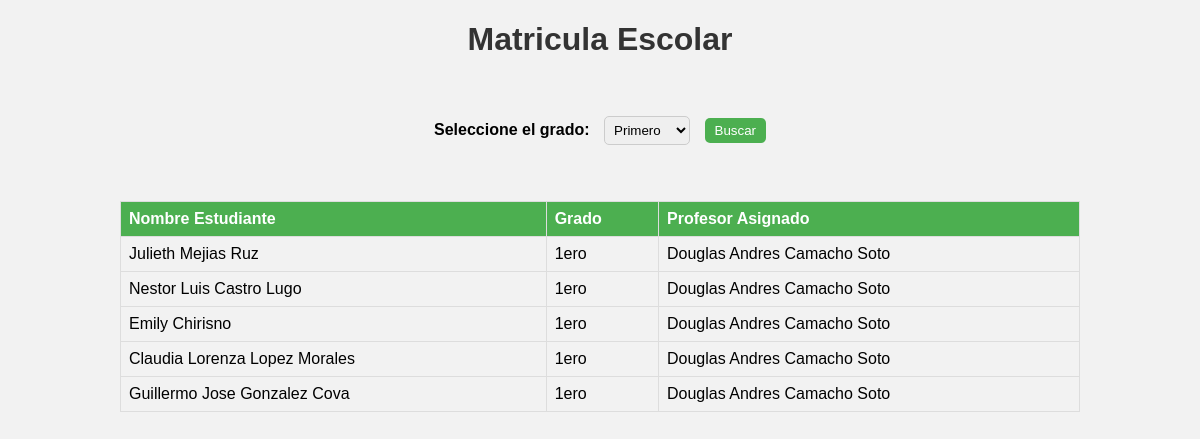
/prueba.php?grado=1ero, run on the app's committed database.
### tables this page shows
CREATE TABLE `inscripciones` (
  `cedula` int(8) NOT NULL,
  `nombre_estudiante` varchar(50) NOT NULL,
  `nombre_representante` varchar(50) NOT NULL,
  `telefono` varchar(11) NOT NULL,
  `email` varchar(100) NOT NULL,
  `grado` varchar(60) NOT NULL,
  `fecha_nacimiento` date NOT NULL,
  `sexo` varchar(20) NOT NULL,
  `fecha` timestamp NOT NULL DEFAULT current_timestamp(),
  `direccion` text NOT NULL,
  `acta` varchar(50) NOT NULL,
  `fotorep` varchar(30) NOT NULL,
  `fotoest` varchar(50) NOT NULL,
  `vacuna` varchar(50) NOT NULL,
  `certificado` varchar(50) NOT NULL,
  `cardio` varchar(50) NOT NULL,
  `edad` varchar(2) NOT NULL,
  `observacion` text NOT NULL,
  `id_docente` int(8) NOT NULL
);

CREATE TABLE `registrodocente` (
  `cedula` int(8) NOT NULL,
  `nombre_docente` varchar(50) NOT NULL,
  `fecha_ingreso` date NOT NULL,
  `telefono` varchar(11) NOT NULL,
  `email` varchar(100) NOT NULL,
  `grado` varchar(50) NOT NULL,
  `fecha_nacimiento` date NOT NULL,
  `sexo` varchar(50) NOT NULL,
  `direccion` text NOT NULL,
  `edad` varchar(2) NOT NULL,
  `observacion` varchar(50) NOT NULL,
  `acta` varchar(50) NOT NULL,
  `fotorep` varchar(50) NOT NULL,
  `fotoest` varchar(50) NOT NULL,
  `vacuna` varchar(50) NOT NULL,
  `certificado` varchar(50) NOT NULL
);

### prueba.php (the view, shortened to what this page needs)
<!DOCTYPE html>
<html lang="es">
<head>
</head>
<body>
    <h1>Matricula Escolar</h1>
     <br> <br>
    <form method="GET">
        <label for="grado">Seleccione el grado:</label>
        <select name="grado" id="grado">
            <option value="1">Primero</option>
        </select>
        <input type="submit" value="Buscar">
    </form>
     <br> <br>
    <table border="1">
        <tr>
            <th>Nombre Estudiante</th>
            <th>Grado</th>
            <th>Profesor Asignado</th>
        </tr>
        <?php
        $conexion = new mysqli("localhost", "root", "", "inscripcion");
        $grado_seleccionado = isset($_GET['grado']) ? $_GET['grado'] : null;
        $consulta = "SELECT i.nombre_estudiante, i.grado AS grado_estudiante, r.nombre_docente
                     FROM inscripciones i
                     JOIN registrodocente r ON i.grado = r.grado
                     WHERE i.grado = ?";
        $stmt = $conexion->prepare($consulta);
        if ($stmt) {
            $stmt->bind_param("i", $grado_seleccionado);
            $stmt->execute();
            $resultado = $stmt->get_result();
            if ($resultado->num_rows > 0) {
                while ($fila = $resultado->fetch_assoc()) {
                    echo "<tr>";
                    echo "<td>" . $fila["nombre_estudiante"] . "</td>";
                    echo "<td>" . $fila["grado_estudiante"] . "</td>";
                    echo "<td>" . $fila["nombre_docente"] . "</td>";
                    echo "</tr>";
                }
            } else {
                echo "<tr><td colspan='3'>No hay resultados</td></tr>";
            }
        } else {
            echo "Error al preparar la consulta: " . $conexion->error;
        }
        ?>
    </table>
</body>
</html>

### prueba.php (style rules this page uses)
body { font-family: Arial, sans-serif; margin: 0; padding: 0; background-color: #f2f2f2; }
h1 { text-align: center; color: #333; }
form { text-align: center; margin-bottom: 20px; }
label { font-weight: bold; }
select { padding: 5px; margin: 0 10px; border-radius: 5px; border: 1px solid #ccc; }
input[type="submit"] { padding: 5px 10px; border-radius: 5px; border: none; background-color: #4CAF50; color: white; cursor: pointer; }
table { width: 80%; margin: 0 auto; border-collapse: collapse; border: 1px solid #ddd; }
th, td { padding: 8px; text-align: left; border-bottom: 1px solid #ddd; }
th { background-color: #4CAF50; color: white; }
tr:nth-child(even) { background-color: #f2f2f2; }

### data on the page
inscripciones: nombre_estudiante "Julieth Mejias Ruz", grado "1ero", registrodocente.nombre_docente "Douglas Andres Camacho Soto"
inscripciones: nombre_estudiante "Nestor Luis Castro Lugo", grado "1ero", registrodocente.nombre_docente "Douglas Andres Camacho Soto"
inscripciones: nombre_estudiante "Emily Chirisno", grado "1ero", registrodocente.nombre_docente "Douglas Andres Camacho Soto"
inscripciones: nombre_estudiante "Claudia Lorenza Lopez Morales", grado "1ero", registrodocente.nombre_docente "Douglas Andres Camacho Soto"
inscripciones: nombre_estudiante "Guillermo Jose Gonzalez Cova", grado "1ero", registrodocente.nombre_docente "Douglas Andres Camacho Soto"
